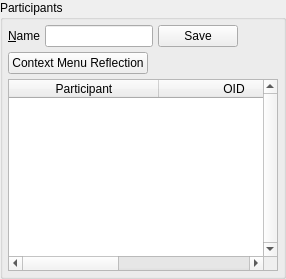
                 <widget class="QGroupBox" name="groupBox_10">
                  <property name="title">
                   <string>Participants</string>
                  </property>
                  <layout class="QVBoxLayout" name="verticalLayout_52">
                   <property name="spacing">
                    <number>5</number>
                   </property>
                   <property name="margin">
                    <number>5</number>
                   </property>
                   <item>
                    <layout class="QHBoxLayout" name="horizontalLayout_48">
                     <property name="spacing">
                      <number>5</number>
                     </property>
                     <item>
                      <widget class="QLabel" name="label_72">
                       <property name="text">
                        <string>&amp;Name</string>
                       </property>
                       <property name="buddy">
                        <cstring>urlName</cstring>
                       </property>
                      </widget>
                     </item>
                     <item>
                      <widget class="QLineEdit" name="urlName"/>
                     </item>
                     <item>
                      <widget class="QPushButton" name="saveUrlName">
                       <property name="text">
                        <string>Save</string>
                       </property>
                      </widget>
                     </item>
                     <item>
                      <spacer name="horizontalSpacer_39">
                       <property name="orientation">
                        <enum>Qt::Horizontal</enum>
                       </property>
                       <property name="sizeHint" stdset="0">
                        <size>
                         <width>40</width>
                         <height>20</height>
                        </size>
                       </property>
                      </spacer>
                     </item>
                    </layout>
                   </item>
                   <item>
                    <layout class="QHBoxLayout" name="horizontalLayout_51">
                     <item>
                      <widget class="QPushButton" name="urlActionMenu">
                       <property name="text">
                        <string>Context Menu Reflection</string>
                       </property>
                      </widget>
                     </item>
                     <item>
                      <spacer name="horizontalSpacer_36">
                       <property name="orientation">
                        <enum>Qt::Horizontal</enum>
                       </property>
                       <property name="sizeHint" stdset="0">
                        <size>
                         <width>40</width>
                         <height>20</height>
                        </size>
                       </property>
                      </spacer>
                     </item>
                    </layout>
                   </item>
                   <item>
                    <widget class="QTableWidget" name="urlParticipants_2">
                     <property name="verticalScrollBarPolicy">
                      <enum>Qt::ScrollBarAlwaysOn</enum>
                     </property>
                     <property name="alternatingRowColors">
                      <bool>true</bool>
                     </property>
                     <property name="selectionBehavior">
                      <enum>QAbstractItemView::SelectRows</enum>
                     </property>
                     <property name="horizontalScrollMode">
                      <enum>QAbstractItemView::ScrollPerPixel</enum>
                     </property>
                     <property name="sortingEnabled">
                      <bool>true</bool>
                     </property>
                     <attribute name="horizontalHeaderDefaultSectionSize">
                      <number>150</number>
                     </attribute>
                     <attribute name="horizontalHeaderStretchLastSection">
                      <bool>true</bool>
                     </attribute>
                     <column>
                      <property name="text">
                       <string>Participant</string>
                      </property>
                     </column>
                     <column>
                      <property name="text">
                       <string>OID</string>
                      </property>
                     </column>
                     <column>
                      <property name="text">
                       <string>neighbor_oid</string>
                      </property>
                     </column>
                     <column>
                      <property name="text">
                       <string>public_key_hash</string>
                      </property>
                     </column>
                    </widget>
                   </item>
                  </layout>
                 </widget>
